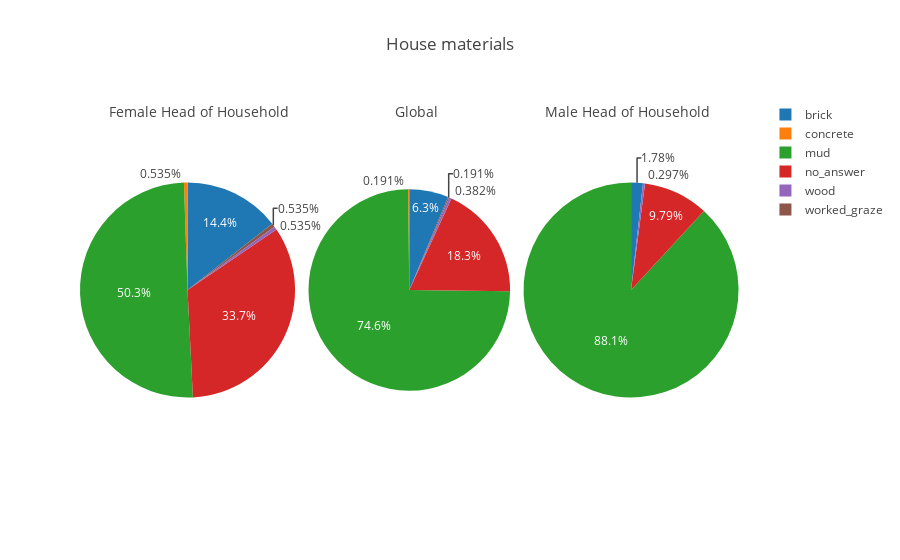
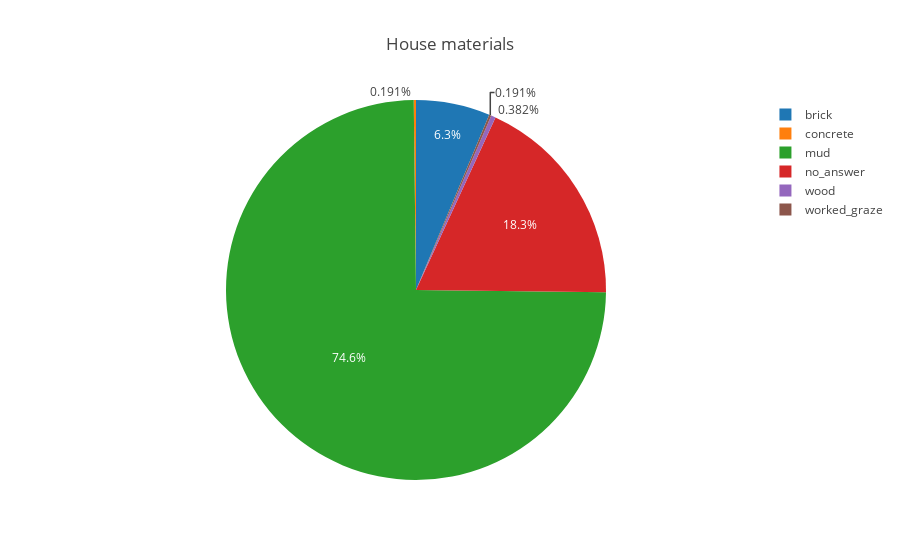
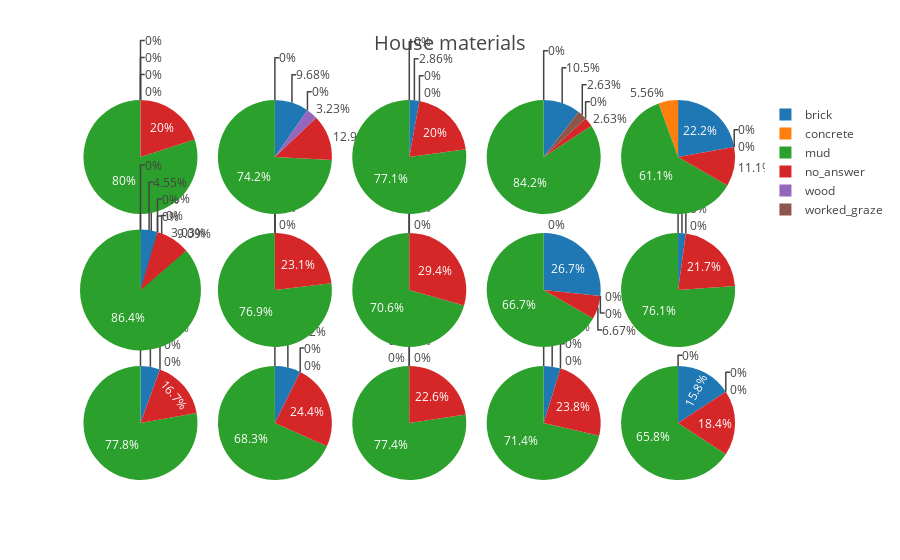

Notebook code for these charts, in order:
### Code cell
#hey = reg_survey.groupby(['village', 'house_material']).size()

#house_materials_df = pd.DataFrame(index=house_materials_index, columns=villages, data=[house_materials_general])
#print house_materials_df

create_graphs_HoHH(lambda x: pd.crosstab(x.village, x.house_material),
                 lambda x: x.sum().values,
                 lambda x: x.columns.values,
                   lambda x: x.sum().sum(),
                 "House materials")

create_pie_graph(reg_survey.groupby('house_material').size(), "House materials")

fig_house_materials2 = {
    "layout": {
        "title": {
            "font": {
                    "size": 20
            },
            "text": "House materials"
        }
    },
    "data": []
}

house_materials_df = pd.crosstab(reg_survey.village, reg_survey.house_material)
#print range(len(villages_dict['en'].keys())-1)
#print house_materials_df
for i in range(len(villages_dict['en'].keys())):
    x = .2*(i%5)
    y = 0.35*(i/5)
    fig_house_materials2['data'].append(
        {

            "values": house_materials_df.iloc[i-1].values,
            "labels": house_materials_df.columns.values,
             "domain": {
                "x": [x, x+.18],
                 "y": [y, y+.3]
            },
            "type": "pie",
            "sort": False
        })

iplot(fig_house_materials2)

### Figure 1 — Plotly figure (JSON) as saved in the notebook; plotly's stock layout.template omitted (floating-point values rounded to 4 significant figures)
{"data": [{"domain": {"x": [0, 0.32]}, "labels": ["brick", "concrete", "mud", "no_answer", "wood", "worked_graze"], "sort": false, "type": "pie", "values": [27, 1, 94, 63, 1, 1]}, {"domain": {"x": [0.34, 0.64]}, "labels": ["brick", "concrete", "mud", "no_answer", "wood", "worked_graze"], "sort": false, "type": "pie", "values": [33, 1, 391, 96, 2, 1]}, {"domain": {"x": [0.66, 0.98]}, "labels": ["brick", "mud", "no_answer", "wood"], "sort": false, "type": "pie", "values": [6, 297, 33, 1]}], "layout": {"annotations": [{"font": {"size": 14}, "showarrow": false, "text": "Female Head of Household", "x": 0.04, "y": 1}, {"font": {"size": 14}, "showarrow": false, "text": "Global", "x": 0.5, "y": 1}, {"font": {"size": 14}, "showarrow": false, "text": "Male Head of Household", "x": 0.94, "y": 1}], "title": "House materials"}}

### Figure 2 — Plotly figure (JSON) as saved in the notebook; plotly's stock layout.template omitted (floating-point values rounded to 4 significant figures)
{"data": [{"labels": ["brick", "concrete", "mud", "no_answer", "wood", "worked_graze"], "sort": false, "type": "pie", "values": [33, 1, 391, 96, 2, 1]}], "layout": {"title": "House materials"}}

### Figure 3 — Plotly figure (JSON) as saved in the notebook; plotly's stock layout.template omitted (floating-point values rounded to 4 significant figures)
{"data": [{"domain": {"x": [0, 0.18], "y": [0, 0.3]}, "labels": ["brick", "concrete", "mud", "no_answer", "wood", "worked_graze"], "sort": false, "type": "pie", "values": [1, 0, 14, 3, 0, 0]}, {"domain": {"x": [0.2, 0.38], "y": [0, 0.3]}, "labels": ["brick", "concrete", "mud", "no_answer", "wood", "worked_graze"], "sort": false, "type": "pie", "values": [3, 0, 28, 10, 0, 0]}, {"domain": {"x": [0.4, 0.58], "y": [0, 0.3]}, "labels": ["brick", "concrete", "mud", "no_answer", "wood", "worked_graze"], "sort": false, "type": "pie", "values": [0, 0, 41, 12, 0, 0]}, {"domain": {"x": [0.6, 0.78], "y": [0, 0.3]}, "labels": ["brick", "concrete", "mud", "no_answer", "wood", "worked_graze"], "sort": false, "type": "pie", "values": [2, 0, 30, 10, 0, 0]}, {"domain": {"x": [0.8, 0.98], "y": [0, 0.3]}, "labels": ["brick", "concrete", "mud", "no_answer", "wood", "worked_graze"], "sort": false, "type": "pie", "values": [6, 0, 25, 7, 0, 0]}, {"domain": {"x": [0, 0.18], "y": [0.35, 0.65]}, "labels": ["brick", "concrete", "mud", "no_answer", "wood", "worked_graze"], "sort": false, "type": "pie", "values": [2, 0, 23, 7, 1, 0]}, {"domain": {"x": [0.2, 0.38], "y": [0.35, 0.65]}, "labels": ["brick", "concrete", "mud", "no_answer", "wood", "worked_graze"], "sort": false, "type": "pie", "values": [0, 0, 10, 3, 0, 0]}, {"domain": {"x": [0.4, 0.58], "y": [0.35, 0.65]}, "labels": ["brick", "concrete", "mud", "no_answer", "wood", "worked_graze"], "sort": false, "type": "pie", "values": [0, 0, 24, 10, 0, 0]}, {"domain": {"x": [0.6, 0.78], "y": [0.35, 0.65]}, "labels": ["brick", "concrete", "mud", "no_answer", "wood", "worked_graze"], "sort": false, "type": "pie", "values": [4, 0, 10, 1, 0, 0]}, {"domain": {"x": [0.8, 0.98], "y": [0.35, 0.65]}, "labels": ["brick", "concrete", "mud", "no_answer", "wood", "worked_graze"], "sort": false, "type": "pie", "values": [1, 0, 35, 10, 0, 0]}, {"domain": {"x": [0, 0.18], "y": [0.7, 1]}, "labels": ["brick", "concrete", "mud", "no_answer", "wood", "worked_graze"], "sort": false, "type": "pie", "values": [0, 0, 20, 5, 0, 0]}, {"domain": {"x": [0.2, 0.38], "y": [0.7, 1]}, "labels": ["brick", "concrete", "mud", "no_answer", "wood", "worked_graze"], "sort": false, "type": "pie", "values": [3, 0, 23, 4, 1, 0]}, {"domain": {"x": [0.4, 0.58], "y": [0.7, 1]}, "labels": ["brick", "concrete", "mud", "no_answer", "wood", "worked_graze"], "sort": false, "type": "pie", "values": [1, 0, 27, 7, 0, 0]}, {"domain": {"x": [0.6, 0.78], "y": [0.7, 1]}, "labels": ["brick", "concrete", "mud", "no_answer", "wood", "worked_graze"], "sort": false, "type": "pie", "values": [4, 0, 32, 1, 0, 1]}, {"domain": {"x": [0.8, 0.98], "y": [0.7, 1]}, "labels": ["brick", "concrete", "mud", "no_answer", "wood", "worked_graze"], "sort": false, "type": "pie", "values": [4, 1, 11, 2, 0, 0]}, {"domain": {"x": [0, 0.18], "y": [1.05, 1.35]}, "labels": ["brick", "concrete", "mud", "no_answer", "wood", "worked_graze"], "sort": false, "type": "pie", "values": [2, 0, 38, 4, 0, 0]}], "layout": {"title": {"font": {"size": 20}, "text": "House materials"}}}
